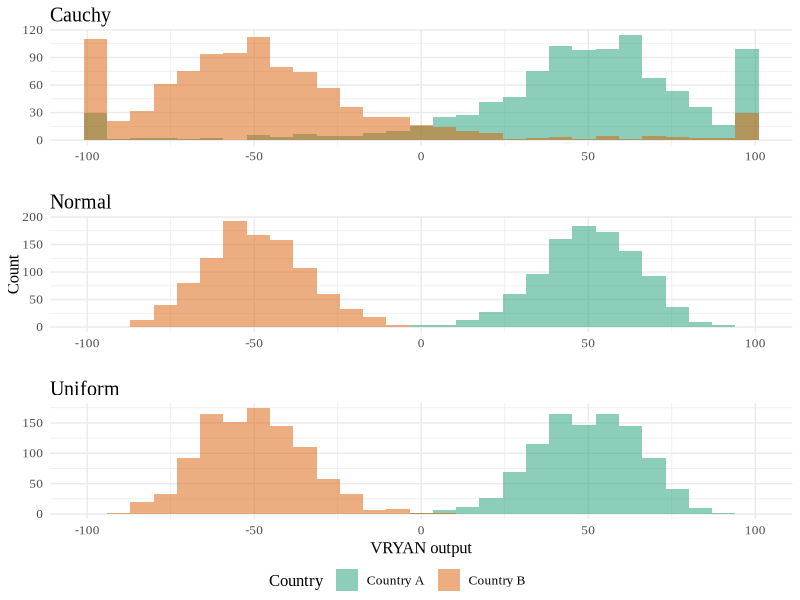
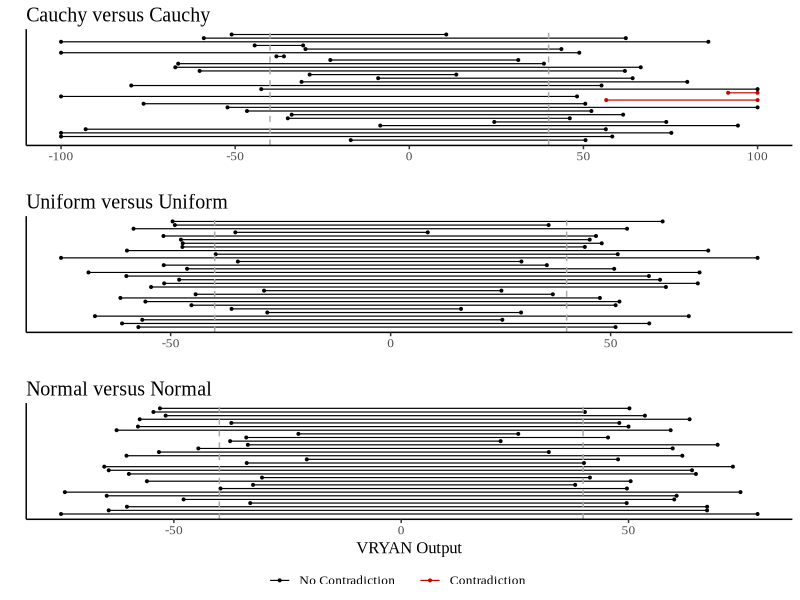

Write the R code that produced these figures, in order.

##################################
### SETUP
##################################

{
  library(tidyverse)
  library(ggpubr)
  
  ##################################
  ### WRITING FUNCTIONS
  ##################################
  
  {
    # writing function to get the a & b parameters of a uniform after getting the
    # radii... takes the vectors of mus and radii as input
    
    get_params <- function(mus_vec, radii_vec) {
      params <- tibble(a = mus_vec - radii_vec,
                       b = mus_vec + radii_vec) %>% 
        mutate(mu = mus_vec,
               var = (b-a)^2 / 12)
      return(params)
    }
    
    # will use this function to determine the proportion of contradictions in each
    # pairing of scenarios
    
    prop_contradict <- function(output_a, output_b) {
      prop <- mean((output_a > 40 & output_b > 40) |
                     (output_b < -40 & output_a < -40))
      return(prop)
    }
  }
}

##################################
### SIMULATION
##################################

{
  # setting parameters
  
  {
    set.seed(100)
    max_score <- 100
    nsims <- 10^3
    nvar <- 5
    detailed_results <- tibble()
    i <- 1
  }
  
  for (i in 1:nsims) {
    
    # want to select the mean for each of my random variables
    
    mus_a <- runif(nvar, 0, max_score)
    mus_b <- -1 * mus_a
    
    # for now, I am assuming that we will draw from a uniform distribution... to get
    # the parameters, I will sample the width of each uniform from the distance
    # between mu and 100
    
    radii <- sapply(mus_a, function(x) runif(1, 0, 100-x))
    
    # using my function to get mean, variance, a, and b parameters in a table
    
    ctry_a_params <- get_params(mus_a, radii)
    ctry_b_params <- get_params(mus_b, radii)
    
    # getting the actual point estimates based off of these uniform distributions
    
    unif_scores_a <- sapply(1:length(mus_a), 
                            function(x) runif(1, ctry_a_params$a[x], 
                                              ctry_a_params$b[x]))
    unif_scores_b <- sapply(1:length(mus_b), 
                            function(x) runif(1, ctry_b_params$a[x], 
                                              ctry_b_params$b[x]))
    
    # getting normal scores with the appropriate parameters
    
    norm_scores_a <- sapply(1:length(mus_a), 
                            function(x) rnorm(1, ctry_a_params$mu[x], 
                                              sqrt(ctry_a_params$var[x])))
    norm_scores_b <- sapply(1:length(mus_b), 
                            function(x) rnorm(1, ctry_b_params$mu[x], 
                                              sqrt(ctry_b_params$var[x])))
    
    # now want cauchy scores... calculated shape and rate parameters by solving
    # system of equations with the variance and mean
    
    cauchy_scores_a <- sapply(1:length(mus_a), 
                              function(x) rcauchy(1, ctry_a_params$mu[x], 
                                                  sqrt(ctry_a_params$var[x])))
    cauchy_scores_b <- sapply(1:length(mus_b), 
                              function(x) rcauchy(1, ctry_b_params$mu[x], 
                                                  sqrt(ctry_b_params$var[x])))
    
    # want to put our individual variable data together in a table... will
    # truncate scores at the end since maybe we want certain respects to allow
    # negative/positive indicators to build up
    
    these_scores <- tibble(country = rep(c('country_a', 'country_b'), each = nvar),
                           var = rep(1:nvar, times = 2),
                           unif_scores = c(unif_scores_a, unif_scores_b),
                           norm_scores = c(norm_scores_a, norm_scores_b), 
                           cauchy_scores = c(cauchy_scores_a, cauchy_scores_b),
                           mus = c(mus_a, mus_b),
                           vars = c((radii*2)^2 / 12,(radii*2)^2 / 12),
                           rep = i)
    
    detailed_results <- bind_rows(detailed_results, these_scores)
  }
  
  # calculating VRYAN output once I've run all of my simulations
  
  output_scores <- detailed_results %>% 
    group_by(country, rep) %>% 
    summarise(cauchy_output = mean(cauchy_scores),
              unif_output = mean(unif_scores),
              norm_output = mean(norm_scores),
              .groups = 'drop') %>% 
    mutate(across(cauchy_output:norm_output, 
                  function(x) ifelse(abs(x)>100, sign(x)*100, x))) %>% 
    select(rep, country, cauchy_output:norm_output)
  
  # now I want to determine which scenarios flagged danger with these output
  # scores... will first look at identical named distributions on each side
  
  output_a <- output_scores %>% 
    filter(country == 'country_a') %>% 
    select(-country)
  output_b <- output_scores %>% 
    filter(country == 'country_b') %>% 
    select(-country)
  wide_output <- inner_join(output_a, output_b, by = 'rep', suffix = c('_a', '_b'))
  
  results_props <- wide_output %>% 
    summarize(contra_both_unif = prop_contradict(unif_output_a, unif_output_b),
              contra_both_norm = prop_contradict(norm_output_a, norm_output_b),
              contra_both_cauchy = prop_contradict(cauchy_output_a, cauchy_output_b),
              contra_unif_norm = mean(prop_contradict(unif_output_a, norm_output_b),
                                      prop_contradict(norm_output_a, unif_output_b)),
              contra_unif_cauchy = mean(prop_contradict(unif_output_a, cauchy_output_b),
                                        prop_contradict(cauchy_output_a, unif_output_b)),
              contra_norm_cauchy = mean(prop_contradict(norm_output_a, cauchy_output_b),
                                        prop_contradict(cauchy_output_a, norm_output_b))) %>% 
    pivot_longer(cols = everything(), names_to = 'scenario', values_to = 'prop')
}

##################################
### RESULTS TABLE
##################################

{
  results_props %>% 
    filter(str_detect(scenario, 'contra')) %>% 
    mutate(scenario = str_remove_all(scenario, '^contra_'),
           scenario = str_replace_all(scenario, '_', ' '),
           scenario = str_to_title(scenario),
           scenario = str_replace_all(scenario, 'Unif', 'Uniform'),
           scenario = str_replace_all(scenario, 'Norm', 'Normal')) %>% 
    rename(Scenario = scenario,
           Contradictions = prop) %>% 
    arrange(desc(Contradictions))
}

##################################
### VISUALIZATIONS
##################################

{
  # graphing bell curves of the lineups
  
  {
    p1 <- wide_output %>% 
      pivot_longer(c(cauchy_output_a, cauchy_output_b)) %>% 
      select(rep, name, value) %>% 
      ggplot(aes(value, fill = name)) +
      geom_histogram(position = 'identity', alpha = 0.5) +
      scale_x_continuous(limits = c(-101, 101)) +
      theme_minimal() +
      labs(title = 'Cauchy',
           x = '',
           y = '',
           fill = 'Country') +
      theme(text=element_text(family="Times New Roman", size=12)) +
      scale_fill_brewer(labels = c('Country A', 'Country B'),
                        palette = 'Dark2') +
      theme(legend.position = 'none')
    
    p2 <- wide_output %>% 
      pivot_longer(c(norm_output_a, norm_output_b)) %>% 
      select(rep, name, value) %>% 
      ggplot(aes(value, fill = name)) +
      geom_histogram(position = 'identity', alpha = 0.5) +
      scale_x_continuous(limits = c(-101, 101)) +
      theme_minimal() +
      labs(title = 'Normal',
           x = '',
           y = 'Count',
           fill = 'Country') +
      theme(text=element_text(family="Times New Roman", size=12)) +
      scale_fill_brewer(labels = c('Country A', 'Country B'),
                        palette = 'Dark2')
    
    p3 <- wide_output %>% 
      pivot_longer(c(unif_output_a, unif_output_b)) %>% 
      select(rep, name, value) %>% 
      ggplot(aes(value, fill = name)) +
      geom_histogram(position = 'identity', alpha = 0.5) +
      scale_x_continuous(limits = c(-101, 101)) +
      theme_minimal() +
      labs(title = 'Uniform',
           x = 'VRYAN output',
           y = '',
           fill = 'Country') +
      theme(text=element_text(family="Times New Roman", size=12)) +
      scale_fill_brewer(labels = c('Country A', 'Country B'),
                        palette = 'Dark2') +
      theme(legend.position = 'none')
    
    ggarrange(p1, p2, p3,
              nrow = 3,
              common.legend = TRUE,
              legend = 'bottom')
    ggsave('graphs/scenario_outputs.png',
           width = 6,
           height = 5)
  }
  
  
  # plotting random samples of lineups
  
  {
    set.seed(100)
    
    # plotting Cauchy vs Cauchy lineups
    
    p1 <- output_scores %>% 
      select(rep:cauchy_output) %>% 
      group_by(country, rep) %>% 
      summarise(avg_score = mean(cauchy_output),
                .groups = 'drop') %>%
      pivot_wider(names_from = country, values_from = avg_score) %>% 
      mutate(contradiction = (country_a < -40 & country_b < -40) |
               (country_b > 40 & country_a > 40) |
               (country_a < -40 & country_b > 40)) %>% 
      sample_n(30) %>% 
      mutate(rep = 1:nrow(.)) %>% 
      pivot_longer(country_a:country_b, 
                   names_to = 'country',
                   values_to = 'output') %>% 
      ggplot(aes(output, rep, 
                 group = rep,
                 color = contradiction)) +
      geom_point(size = 0.7) +
      geom_line(size = 0.4) +
      theme_classic() +
      theme(axis.ticks.y = element_blank(),
            axis.text.y = element_blank()) +
      scale_color_manual(values = c('black', 'red3'),
                         labels = c('No Contradiction',
                                    'Contradiction')) +
      geom_vline(xintercept = -40, linetype = 'dashed', col = 'darkgray') +
      geom_vline(xintercept = 40, linetype = 'dashed', col = 'darkgray') +
      labs(title = 'Cauchy versus Cauchy',
           y = '',
           x = '',
           color = '') +
      theme(text=element_text(family="Times New Roman", size=12))
    
    # plotting Unif vs Unif lineups
    
    p2 <- output_scores %>% 
      select(rep:unif_output) %>% 
      group_by(country, rep) %>% 
      summarise(avg_score = mean(unif_output),
                .groups = 'drop') %>%
      pivot_wider(names_from = country, values_from = avg_score) %>% 
      mutate(contradiction = (country_a < -40 & country_b < -40) |
               (country_b > 40 & country_a > 40) |
               (country_a < -40 & country_b > 40)) %>% 
      sample_n(30) %>% 
      mutate(rep = 1:nrow(.)) %>% 
      pivot_longer(country_a:country_b, 
                   names_to = 'country',
                   values_to = 'output') %>% 
      ggplot(aes(output, rep, 
                 group = rep,
                 color = contradiction)) +
      geom_point(size = 0.7) +
      geom_line(size = 0.4) +
      theme_classic() +
      theme(axis.ticks.y = element_blank(),
            axis.text.y = element_blank()) +
      scale_color_manual(values = c('black', 'red3'),
                         labels = c('No Contradiction',
                                    'Contradiction')) +
      geom_vline(xintercept = -40, linetype = 'dashed', col = 'darkgray') +
      geom_vline(xintercept = 40, linetype = 'dashed', col = 'darkgray') +
      labs(title = 'Uniform versus Uniform',
           y = '',
           x = '',
           color = '') +
      theme(text=element_text(family="Times New Roman", size=12))
    
    # plotting Normal vs Normal lineups
    
    p3 <- output_scores %>% 
      select(rep:norm_output) %>% 
      group_by(country, rep) %>% 
      summarise(avg_score = mean(norm_output),
                .groups = 'drop') %>%
      pivot_wider(names_from = country, values_from = avg_score) %>% 
      mutate(contradiction = (country_a < -40 & country_b < -40)) %>% 
      sample_n(30) %>% 
      mutate(rep = 1:nrow(.)) %>% 
      pivot_longer(country_a:country_b, 
                   names_to = 'country',
                   values_to = 'output') %>% 
      ggplot(aes(output, rep, 
                 group = rep,
                 color = contradiction)) +
      geom_point(size = 0.7) +
      geom_line(size = 0.4) +
      theme_classic() +
      theme(axis.ticks.y = element_blank(),
            axis.text.y = element_blank()) +
      scale_color_manual(values = c('black', 'red3'),
                         labels = c('No Contradiction',
                                    'Contradiction')) +
      geom_vline(xintercept = -40, linetype = 'dashed', col = 'darkgray') +
      geom_vline(xintercept = 40, linetype = 'dashed', col = 'darkgray') +
      labs(title = 'Normal versus Normal',
           y = '',
           x = 'VRYAN Output',
           color = '') +
      theme(text=element_text(family="Times New Roman", size=12))
    
    ggarrange(p1, p2, p3,
              nrow = 3,
              common.legend = TRUE,
              legend = 'bottom')
    
    ggsave('graphs/lineups.png',
           width = 4,
           height = 6)
  }
  
}

